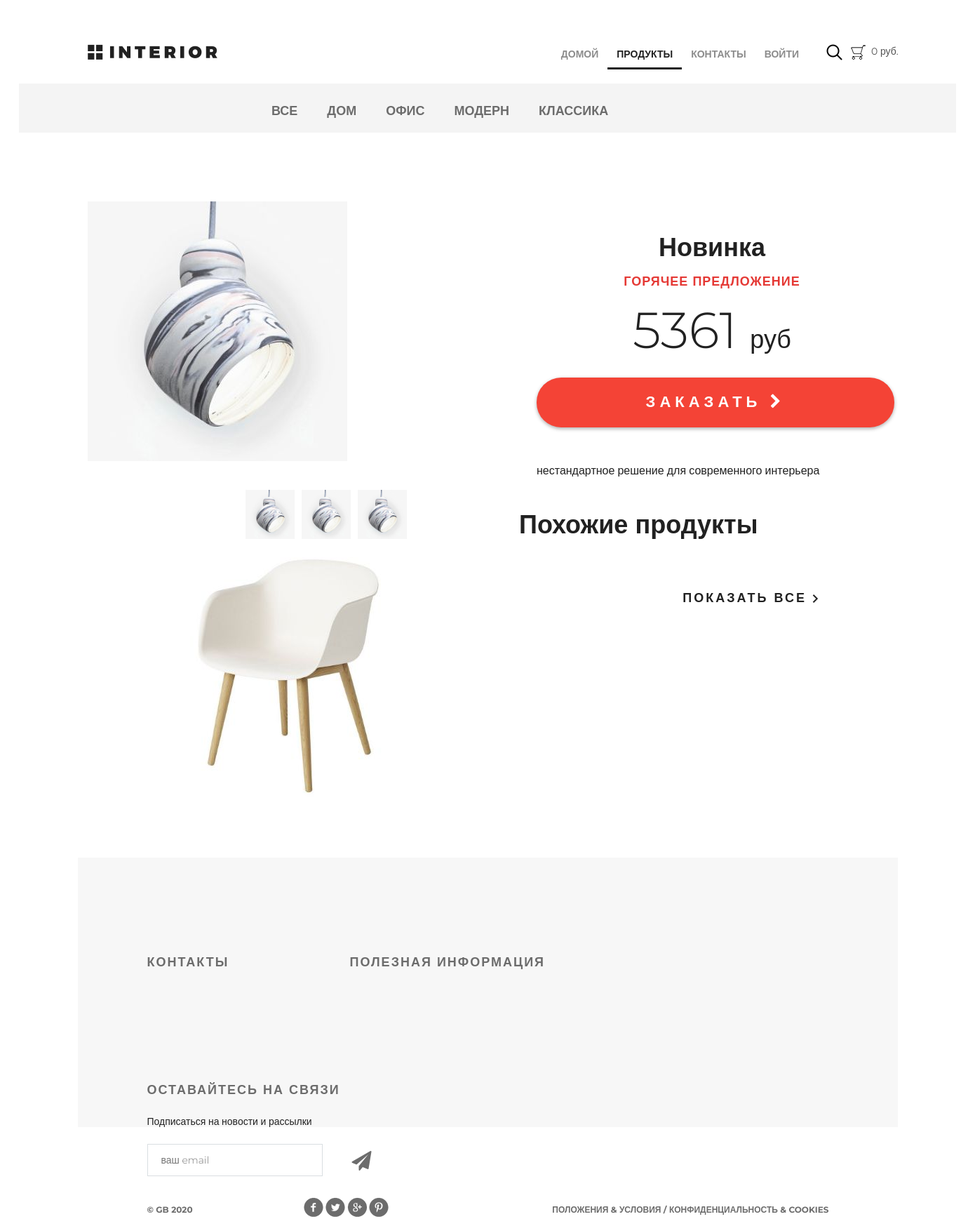
Screenshot of /products/ with the database file from the repository.
### mainapp/models.py (models this page shows, shortened)
class ProductCategory(models.Model):
    name = models.CharField(max_length=64, unique=True, verbose_name='имя')
    description = models.TextField(blank=True, verbose_name='описание')
    is_active = models.BooleanField(verbose_name='активна', default=True)
    class Meta:
        verbose_name = 'категория'
        verbose_name_plural = 'категории'

class Product(models.Model):
    category = models.ForeignKey(ProductCategory, on_delete=models.CASCADE)
    name = models.CharField(max_length=128, verbose_name='имя')
    image = models.ImageField(upload_to='products_images', blank=True, verbose_name='изображение')
    short_desc = models.CharField(max_length=128, verbose_name='краткое описание', blank=True)
    description = models.TextField(blank=True, verbose_name='описание')
    price = models.DecimalField(max_digits=8, decimal_places=2, default=0, verbose_name='цена')
    quantity = models.PositiveSmallIntegerField(default=0, verbose_name='количество товара')
    is_active = models.BooleanField(default=True, verbose_name='активен')
    class Meta:
        verbose_name = 'продукт'
        verbose_name_plural = 'продукты'

### mainapp/views.py (the view, shortened to what this page needs)
# urls.py: path('products/', include('mainapp.urls', namespace='products')),
def products(request, pk=None, page=1):
    title = 'продукты'
    links_menu = ProductCategory.objects.filter(is_active=True)
    hot_product = get_hot_product()
    same_products = get_same_products(hot_product)
    content = {
        'title': "продукты",
        'links_menu': links_menu,
        'hot_product': hot_product,
        'same_products': same_products,
    }
    return render(request, 'mainapp/products.html', content)

### adminapp/templatetags/custom_tags.py (called while the page is built)
@register.filter(name='media_folder_products')
def media_folder_products(string):
    if not string:
        string = 'products_images/default.jpg'
    return f'{settings.MEDIA_URL}{string}'

### mainapp/context_processors.py (called while the page is built)
def basket(request):
    basket_items = []
    if request.user.is_authenticated:
        basket_items = Basket.objects.filter(user=request.user)
    return {
        'basket': basket_items
    }

### mainapp/views.py (called while the page is built)
def get_hot_product():
    products_list = Product.objects.all()
    return random.sample(list(products_list), 1)[0]

def get_same_products(hot_product):
    same_products = Product.objects.filter(category_id=hot_product.category_id).exclude(pk=hot_product.pk)[:3]
    return same_products

### mainapp/templates/mainapp/products.html (shortened to what this page needs)
{% extends 'mainapp/base.html' %}
{% load static %}
{% load custom_tags %}
{% block content %}
    <div class="details">
        <div class="links clearfix">
            {% include 'mainapp/inc/inc_categories_menu.html' %}
        </div>
        <div class="details-products">
            <div class="details-slider">
                <div class="slider-product">
                    <img src="{{ hot_product.image|media_folder_products }}" alt="">
                </div>
                <div class="slider-control">
                    <div class="block">
                        <a href="#"><img src="{{ hot_product.image|media_folder_products }}" alt="">
                        </a>
                    </div>
                    <div class="block">
                        <a href="#"><img src="{{ hot_product.image|media_folder_products }}" alt="">
                        </a>
                    </div>
                    <div class="block">
                        <a href="#"><img src="{{ hot_product.image|media_folder_products }}" alt="">
                        </a>
                    </div>
                </div>
            </div>
            <div class="description">
                <h3 class="big-bold">{{ hot_product.name|title }}</h3>
                <h3 class="red">горячее предложение</h3>
                <p class="price"> {{ hot_product.price|floatformat:0 }} <span>руб</span></p>
                <a href="{% url 'basket:add' hot_product.pk %}" class="red-button">
                    заказать <i class="fa fa-chevron-right" aria-hidden="true"></i>
                </a>
                <div class="description-text">
                    {{ hot_product.description }}
                </div>
            </div>
            <div class="related">
                <div class="title clearfix">
                    <h2>Похожие продукты</h2>
                    <a class="explore" href="#">показать все <img src="{% static "img/arrow.png" %}" alt=""></a>
                </div>
                <div class="related-products clearfix">
                    {% for product in same_products %}
                        <div class="block">
                            <a href="{% url 'products:product_page' product.pk %}"><img
                                    src="{{ product.image|media_folder_products }}" alt="{{ product.short_desc }}">
                            </a>
                        </div>
                    {% endfor %}
                </div>
            </div>
        </div>
        <div class="clr"></div>
    </div>
{% endblock %}

### mainapp/templates/mainapp/inc/inc_categories_menu.html
<ul class="links-menu">
    <li>
        <a href="{% url 'products:category' 0 %}">
            Все
        </a>
    </li>
    {% for item in links_menu %}
        <li>
            <a href="{% url 'products:category' item.pk %}">
                {{ item.name }}
            </a>
        </li>
    {% endfor %}
</ul>

### static/css/style.css (style rules this page uses)
* { margin: 0; padding: 0; }
body { font-family: 'Montserrat', sans-serif; }
html, body { height: 100%; }
.slider-control .block a img { width: 70px; }
.clr { height: 384px; }
.clearfix:after { content: ""; display: block; clear: both; }
.explore { text-transform: uppercase; color: #212121; font-size: 18px; font-weight: 700; line-height: 24px; text-align: center; float: right; margin-top: 138px; letter-spacing: 3px; text-decoration: none; }
.big-bold { color: #212121; font-size: 36px; font-weight: 700; text-align: left; margin-bottom: 24px; line-height: 36px; }
.title { height: 152px; margin-right: 15px; }
.title h2 { float: left; margin-top: 118px; color: #212121; font-size: 36px; font-weight: 700; text-align: left; margin-left: 15px; }
.red { text-transform: uppercase; color: #e53935; font-size: 18px; font-weight: 700; text-align: left; letter-spacing: 1px; line-height: 17px; margin-bottom: 22px; }
.links { height: 70px; background-color: #f4f4f4; position: relative; padding-left: 360px; }
.links-menu { margin: 27px auto 0px; position: absolute; }
.links-menu li { float: left; list-style-type: none; padding-right: 42px; }
.links-menu li a { text-decoration: none; color: #6c6c6c; font-size: 18px; font-weight: 700; text-transform: uppercase; }
.details-products { padding-left: 98px; padding-right: 98px; margin-top: 98px; height: 551px; }
.details-slider { width: 570px; float: left; margin-right: 30px; }
.slider-product { width: 570px; height: 400px; }
.slider-control { width: 420px; height: 70px; margin: 11px auto 0px; padding-left: 150px }
.slider-control .block { height: 70px; width: 70px; position: relative; float: left; margin-right: 10px; }
.description { width: 535px; float: right; padding-left: 35px }
.description .big-bold { color: #212121; font-size: 36px; font-weight: 700; text-align: center; margin-top: 47px; margin-bottom: 0px; }
.description .red { text-transform: uppercase; color: #e53935; font-size: 18px; font-weight: 700; text-align: center; letter-spacing: 1px; line-height: 17px; margin-top: 23px; margin-bottom: 36px; }
.description .price { color: #212121; font-size: 72px; font-weight: 300; line-height: 48px; text-align: center; }
.description .price span { color: #212121; font-size: 36px; font-weight: 300; line-height: 48px; text-align: center; }
.red-button { display: block; height: 71px; width: 510px; border-radius: 35px; background-color: #f44336; text-align: center; text-transform: uppercase; text-decoration: none; color: #ffffff; font-size: 22px; font-weight: 700; line-height: 24px; box-shadow: 0px 2px 4.85px 0.15px rgba(33, 33, 33, 0.35); line-height: 70px; letter-spacing: 6px; margin-top: 31px; }
.description-text { margin-top: 50px; color: #212121; font-size: 16px; font-weight: 300; line-height: 24px; text-align: left; }
.related { padding: 0px 98px; }
.related .title { height: 143px; margin-right: 0; }
.related .title h2 { margin-top: 45px; }
.related .title .explore { margin-top: 62px; }
.related-products { margin-bottom: 120px; }
.related-products .block a img { float: left; }
.related-products .block { float: left; margin-right: 30px; display: block; height: 370px; width: 370px; position: relative; }

### rows the page displays
ProductCategory: name "ДОМ"
ProductCategory: name "ОФИС"
ProductCategory: name "МОДЕРН"
ProductCategory: name "КЛАССИКА"
Product: image|media_folder_products (picture), name "Новинка", price "5361", description "нестандартное решение для современного интерьера"
Product: image|media_folder_products (picture)
